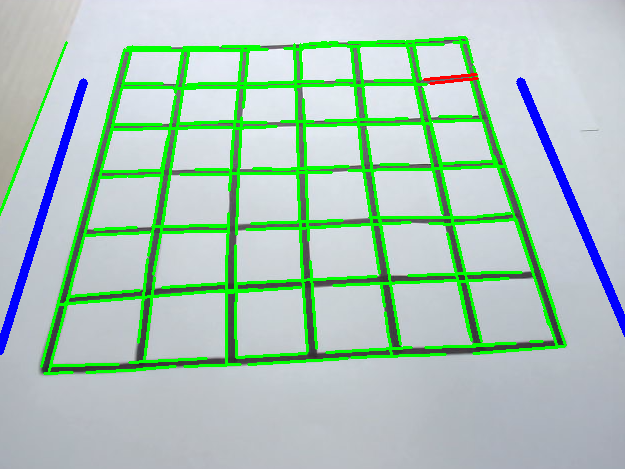
#> input picture grid_no_bump.png, 625 x 469 px, given in place of the camera
$ python main.py
#> lines starting #> are read from the running program, lines starting #| are printed output that depends on the picture; after the words box and inside, x2 and y2 are one past the last pixel; in counts of white or black regions, pixels touching at a corner belong together
import cv2
import numpy as np
import statistics as st
import matplotlib.pyplot as plt
from scipy.optimize import linear_sum_assignment
from scipy.spatial import distance
from sklearn.cluster import KMeans
from pathlib import Path
from openpyxl import load_workbook
from openpyxl.styles import PatternFill, Font
import time

global cluster_centers_vertical_down, cluster_centers_vertical_top, cluster_centers_horizontal_left, cluster_centers_horizontal_right

def line_midpoint(line):
    x1, y1, x2, y2 = line
    return np.array([(x1 + x2) / 2, (y1 + y2) / 2])

def line_angle(line):
    x1, y1, x2, y2 = line
    slope = (y2 - y1) / (x2 - x1 + 1e-12)
    return abs(np.degrees(np.arctan(slope)))

def get_line_color(label, color_dict):
    """Returns consistent color for each cluster label."""
    if label not in color_dict:
        color_dict[label] = tuple(np.random.randint(0, 255, 3).tolist())
    return color_dict[label]

def generate_palette(n, base_hue):
    """Generate distinct RGB colors with different hue offsets"""
#> called with n = 7, base_hue = 0.003
    colors = []
    for ii in range(n):
        hue = (base_hue + ii / n) % 1.0
        rgb = plt.cm.hsv(hue)
        colors.append(tuple(int(c*255) for c in rgb[:3]))
    return colors

def intersections_down_up(frame, x1, y1, m):
    """Computes the intersection with the two horizontal calibration lines"""
    x_down = (frame.shape[0] - y1 + m * x1) / m  # intersection with bottom border
    x_top = (0 - y1 + m * x1) / m # intersection with an horizontal line (above the bottom one)

    return x_down, x_top

def intersections_left_right(frame, x1, y1, m):
    """Computes the intersection with the two vertical (diagonal actually) calibration lines"""

    # Points for vertical lines (L and R)
    PL = (88, 88)
    PR = (635, 345)
    QL = (4, 357)
    QR = (525, 87)

    # Compute the m_left and m_right
    m_calibration_line_vertical_left = (PL[1]-QL[1]) / (PL[0]-QL[0])
    m_calibration_line_vertical_right = (PR[1]-QR[1]) / (PR[0]-QR[0])

    # Computation of intersection LEFT
    x_intersection_left = (m*x1 - y1 - m_calibration_line_vertical_left*PL[0] + PL[1]) / (m - m_calibration_line_vertical_left)
    y_left = m_calibration_line_vertical_left*(x_intersection_left - PL[0]) + PL[1]

    # Computation of intersection RIGHT
    x_intersection_right = (m*x1 - y1 - m_calibration_line_vertical_right*PR[0] + PR[1]) / (m - m_calibration_line_vertical_right)
    y_right = m_calibration_line_vertical_right*(x_intersection_right - PR[0]) + PR[1]

    # Draw the borders for the horizontal line intersection
    cv2.line(frame, (PL[0], PL[1]), (QL[0], QL[1]), (255, 0, 0), 7)
    cv2.line(frame, (PR[0], PR[1]), (QR[0], QR[1]), (255, 0, 0), 7)

    # return intersection values
    return y_left, y_right

# --- Parameters ---
MAX_TRACK_DIST = 1000      # maximum distance for considering two lines to be the same
MIN_ANGLE_VERTICAL = 80  # minimum angle to consider a line as vertical
cluster_centers_vertical_down = None
cluster_centers_horizontal_left = None
cluster_centers_vertical_top = None
cluster_centers_horizontal_right = None
vertical_colors = {}
horizontal_colors = {}
n_vertical = 7
n_horizontal = 7
index_calibration = 0

# Generate distinct color sets
vertical_palette = generate_palette(n_vertical, base_hue=0.003)
horizontal_palette = generate_palette(n_horizontal, base_hue=1.5)
print(np.size(vertical_palette))

# Tracking state
tracked_lines = []  # each element: {'id': int, 'line': (x1,y1,x2,y2)}
next_id = 0

# Load camera or video
cap = cv2.VideoCapture(1)
#cap = cv2.VideoCapture("videos/test2.mp4")

if not cap.isOpened():
    print("Error: Could not open camera.")
    exit()

# Start time
start_time = time.time()

# Main loop
while True:
    ret, frame = cap.read()
#> frame is the input picture: shape (469, 625, 3); mean B, G, R 184.3, 198.2, 170.3
    if not ret:
        break

    gray = cv2.cvtColor(frame, cv2.COLOR_BGR2GRAY)
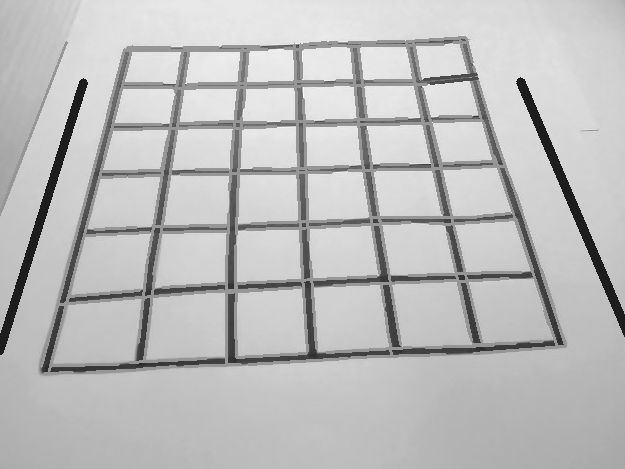
#> gray: shape (469, 625); min 29, max 253, mean 188.3
    blur = cv2.medianBlur(gray, 3)
    edges = cv2.Canny(blur, 50, 120)
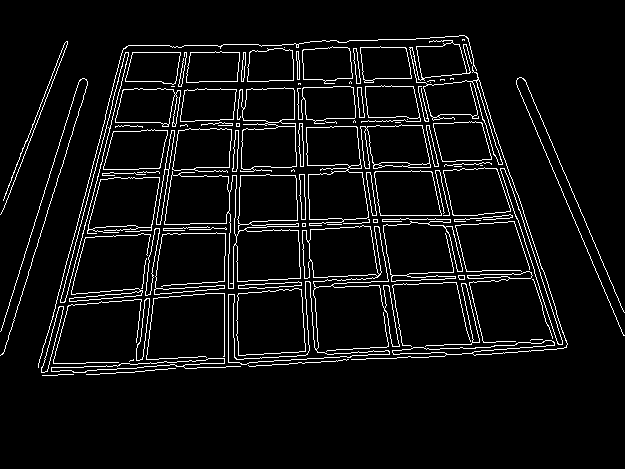
#> edges: shape (469, 625); 5.9% white in thin lines or dots, all inside (x1, y1, x2, y2) = (0, 35, 625, 376)

    lines = cv2.HoughLinesP(edges, 1, np.pi/180, 20, minLineLength=10, maxLineGap=10)
#> lines = 364 rows, first 6: [386, 354, 442, 352], [252, 225, 341, 222], [103, 232, 176, 230], [460, 258, 482, 354], [185, 368, 258, 365], [267, 226, 321, 225]

    new_tracked = []
    if lines is not None:
        new_lines = [tuple(line[0]) for line in lines]
#> new_lines = 364 items, first 6: (386, 354, 442, 352), (252, 225, 341, 222), (103, 232, 176, 230), (460, 258, 482, 354), (185, 368, 258, 365), (267, 226, 321, 225)
        if tracked_lines:
            cost_matrix = np.zeros((len(tracked_lines), len(new_lines)))
            for i, t in enumerate(tracked_lines):
                for j, l in enumerate(new_lines):
                    cost_matrix[i, j] = distance.euclidean(line_midpoint(t['line']), line_midpoint(l))

            row_ind, col_ind = linear_sum_assignment(cost_matrix)
            matched_new = set()
            for i, j in zip(row_ind, col_ind):
                if cost_matrix[i, j] < MAX_TRACK_DIST:
                    tracked_lines[i]['line'] = new_lines[j]
                    new_tracked.append(tracked_lines[i])
                    matched_new.add(j)
            for j, l in enumerate(new_lines):
                if j not in matched_new:
                    new_tracked.append({'id': next_id, 'line': l})
                    next_id += 1
        else:
            for l in new_lines:
                new_tracked.append({'id': next_id, 'line': l})
                next_id += 1
#> this loop made 364 passes
#> after the loop, new_tracked = 364 items; next_id = 364

        tracked_lines = new_tracked
#> tracked_lines = 364 items

    # Group the lines
    x_positions_down = []
    x_positions_top = []
    y_positions_left = []
    y_positions_right = []
    vertical_segments = []
    horizontal_segments = []

    for t in tracked_lines:
        x1, y1, x2, y2 = t['line']
        m = (y2 - y1) / (x2 - x1 + 1e-12)
        angle = line_angle(t['line'])

        if angle < 15:  # horizontal
            y_left, y_right = intersections_left_right(frame, x1, y1, m)
            y_positions_left.append(y_left)
            y_positions_right.append(y_right)
            horizontal_segments.append((x1, y1, x2, y2))
        else:  # vertical
            x_down, x_top = intersections_down_up(frame, x1, y1, m)
            x_positions_down.append(x_down)
            x_positions_top.append(x_top)
            vertical_segments.append((x1, y1, x2, y2))

            # For calibration of horizontal lines, for finding the left vertical line
            if x_down < 0 and index_calibration <1 and False:
                xL, yL, xQ, yQ = x1, y1, x2, x2
                print(f"Line: P1({xQ:.2f}, {yQ:.2f}), ({xL:.2f}, {yL:.2f})")
                index_calibration += 1
#> this loop made 364 passes
#> (t, m, slope in line_angle, angle) on passes 1, 2, 3, 5, 6, 7, 8, 9: ({'id': 0, 'line': (386, 354, 442, 352)}, -0.0357, -0.0357, 2.05), ({'id': 1, 'line': (252, 225, 341, 222)}, -0.0337, -0.0337, 1.93), ({'id': 2, 'line': (103, 232, 176, 230)}, -0.0274, -0.0274, 1.57), ({'id': 4, 'line': (185, 368, 258, 365)}, -0.0411, -0.0411, 2.35), ({'id': 5, 'line': (267, 226, 321, 225)}, -0.0185, -0.0185, 1.06), ({'id': 6, 'line': (482, 350, 567, 344)}, -0.0706, -0.0706, 4.04), ({'id': 7, 'line': (307, 358, 323, 358)}, 0, 0, 0), ({'id': 8, 'line': (56, 303, 238, 287)}, -0.0879, -0.0879, 5.02)
#> (t, m, slope in line_angle, angle) on passes 4, 10, 12, 18, 19, 20: ({'id': 3, 'line': (460, 258, 482, 354)}, 4.36, 4.36, 77.09), ({'id': 9, 'line': (359, 155, 385, 325)}, 6.54, 6.54, 81.3), ({'id': 11, 'line': (38, 367, 118, 67)}, -3.75, -3.75, 75.07), ({'id': 17, 'line': (524, 79, 623, 311)}, 2.34, 2.34, 66.89), ({'id': 18, 'line': (483, 95, 555, 306)}, 2.93, 2.93, 71.16), ({'id': 19, 'line': (297, 104, 300, 190)}, 28.67, 28.67, 88)
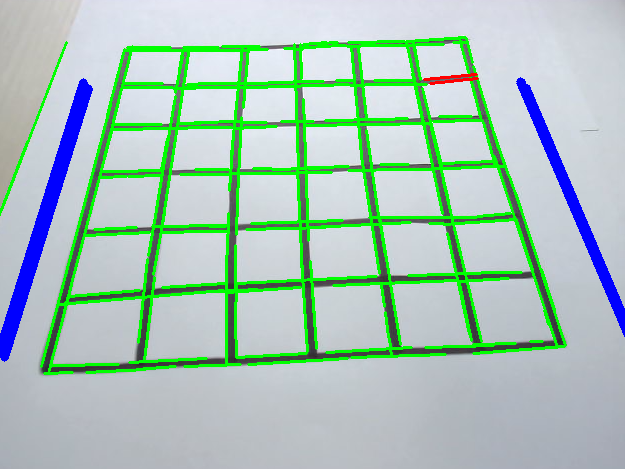
#> frame: shape (469, 625, 3); 0.91% of pixels changed, all inside (x1, y1, x2, y2) = (0, 84, 625, 362)

    # --- Clustering for the first frame down---
    if cluster_centers_vertical_down is None and len(x_positions_down) >= n_vertical:
        kmeans_v_down = KMeans(n_clusters=n_vertical, n_init=10)
        kmeans_v_down.fit(np.array(x_positions_down).reshape(-1, 1))
        cluster_centers_vertical_down = sorted(kmeans_v_down.cluster_centers_)
        # Assign stable colors
        for i in range(n_vertical):
            vertical_colors[i] = vertical_palette[i]

    # --- Clustering for the first frame up---
    if cluster_centers_vertical_top is None and len(x_positions_top) >= n_vertical:
        kmeans_v_top = KMeans(n_clusters=n_vertical, n_init=10)
        kmeans_v_top.fit(np.array(x_positions_top).reshape(-1, 1))
        cluster_centers_vertical_top = sorted(kmeans_v_top.cluster_centers_)

    # --- Clustering for the first frame left---
    if cluster_centers_horizontal_left is None and len(y_positions_left) >= n_horizontal:
        kmeans_h_left = KMeans(n_clusters=n_horizontal, n_init=10)
        kmeans_h_left.fit(np.array(y_positions_left).reshape(-1, 1))
        cluster_centers_horizontal_left = sorted(kmeans_h_left.cluster_centers_)
        for i in range(n_horizontal):
            horizontal_colors[i] = horizontal_palette[i]

    # --- Clustering for the first frame right---
    if cluster_centers_horizontal_right is None and len(y_positions_right) >= n_horizontal:
        kmeans_h_right = KMeans(n_clusters=n_horizontal, n_init=10)
        kmeans_h_right.fit(np.array(y_positions_right).reshape(-1, 1))
        cluster_centers_horizontal_right = sorted(kmeans_h_right.cluster_centers_)


    # [17 lines of commented-out code are left out]
    red_lines = 0
    if cluster_centers_vertical_down is not None and cluster_centers_vertical_top is not None:
        for line in vertical_segments:
            x1, y1, x2, y2 = line
            m = (y2 - y1) / (x2 - x1 + 1e-12)
            x_down, x_top = intersections_down_up(frame, x1, y1, m)

            # Find closest cluster
            idx_down = np.argmin(distance.cdist([[x_down]], cluster_centers_vertical_down))
            idx_top = np.argmin(distance.cdist([[x_top]], cluster_centers_vertical_top))
            if idx_down == idx_top:
                color = (0, 255, 0) # green
            else:
                color = (0, 0, 255) # red
                red_lines += 1
            # color = vertical_colors[idx_down]
            cv2.line(frame, (x1, y1), (x2, y2), color, 2)
#> this loop made 155 passes
#> line on passes 1 to 3: (460, 258, 482, 354), (359, 155, 385, 325), (38, 367, 118, 67)
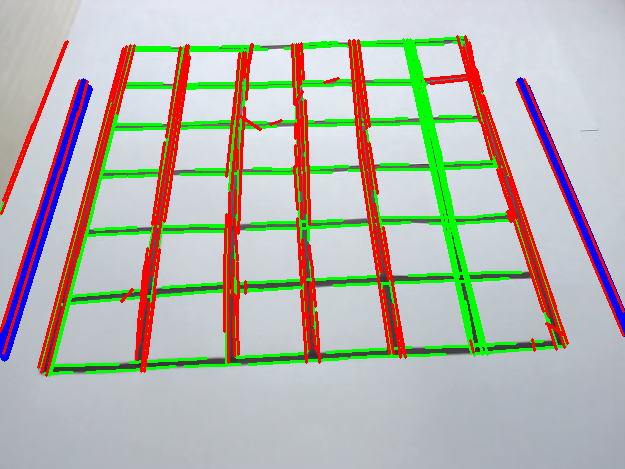
#> frame: shape (469, 625, 3); 9.23% of pixels changed, all inside (x1, y1, x2, y2) = (0, 35, 625, 377)

    if cluster_centers_horizontal_left is not None and cluster_centers_horizontal_right is not None:
        for line in horizontal_segments:
            x1, y1, x2, y2 = line
            m = (y2 - y1) / (x2 - x1 + 1e-12)
            y_left, y_right = intersections_left_right(frame, x1, y1, m)
            idx_left = np.argmin(distance.cdist([[y_left]], cluster_centers_horizontal_left))
            idx_right = np.argmin(distance.cdist([[y_right]], cluster_centers_horizontal_right))

            if idx_left == idx_right:
                color = (0, 255, 0) # green
            else:
                red_lines += 1
                color = (0, 0, 255) # red
            # color = horizontal_colors[idx_left]
            cv2.line(frame, (x1, y1), (x2, y2), color, 2)
#> this loop made 209 passes
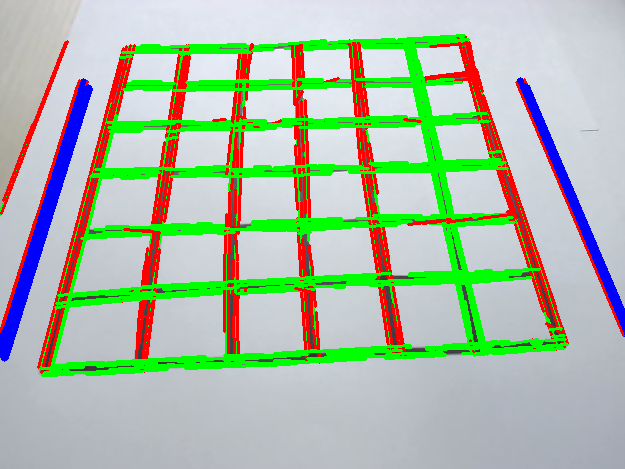
#> frame: shape (469, 625, 3); 6.01% of pixels changed, all inside (x1, y1, x2, y2) = (2, 34, 625, 377)

    print("Red lines= ", red_lines)
#| Red lines=  148
    cv2.imshow("Edges Detector", frame)
    cv2.imshow("Edges with Canny", edges)

    # Compare the current time
    now = time.time()-start_time
    simulation_time = 300

    # Quit
    if cv2.waitKey(1) & 0xFF == ord('q') or red_lines > 15000 or now > simulation_time: #15
#> (key q is pressed here)
        break

# Close all the windows
cap.release()
cv2.destroyAllWindows()
